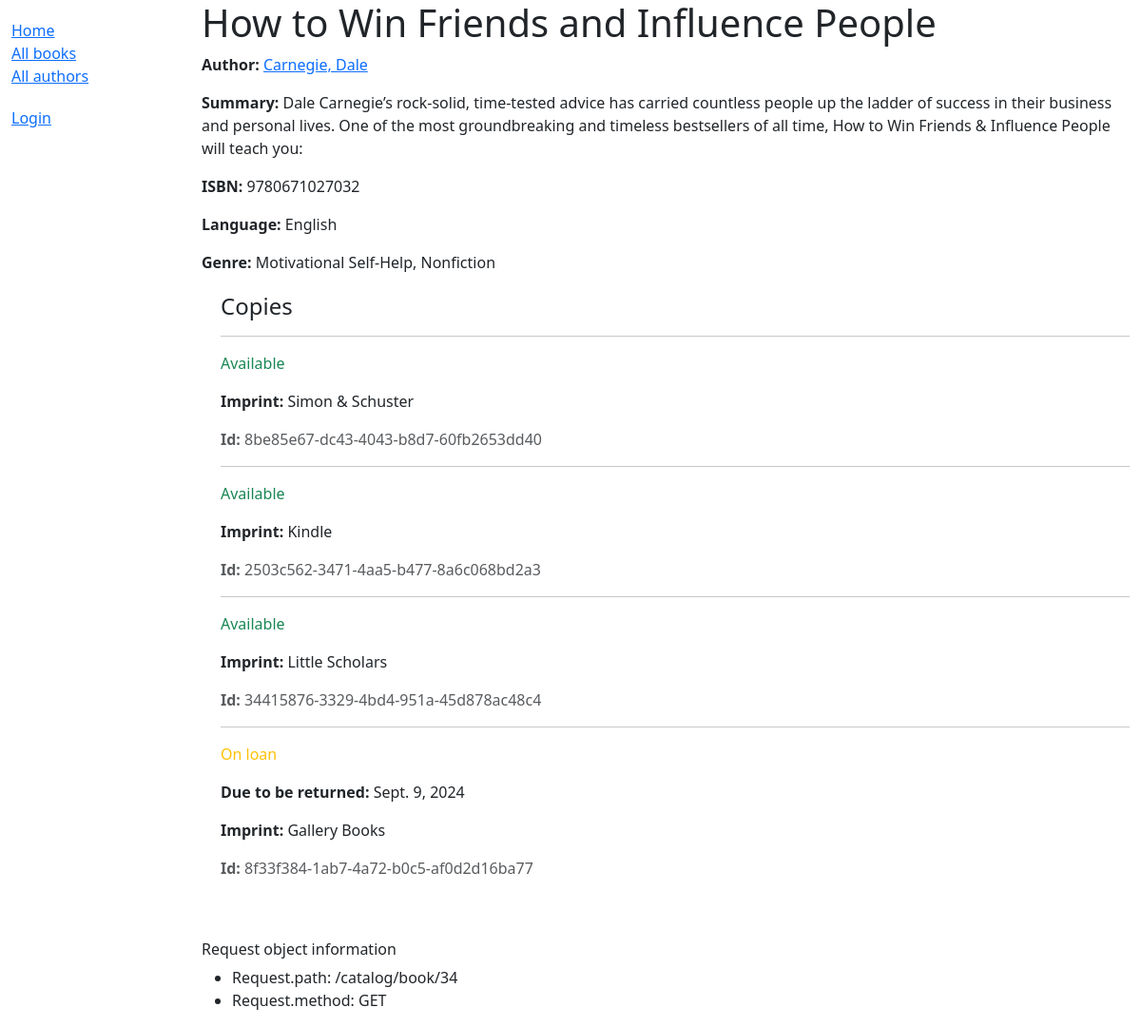
/catalog/book/34, run on an earlier commit of the app's database.
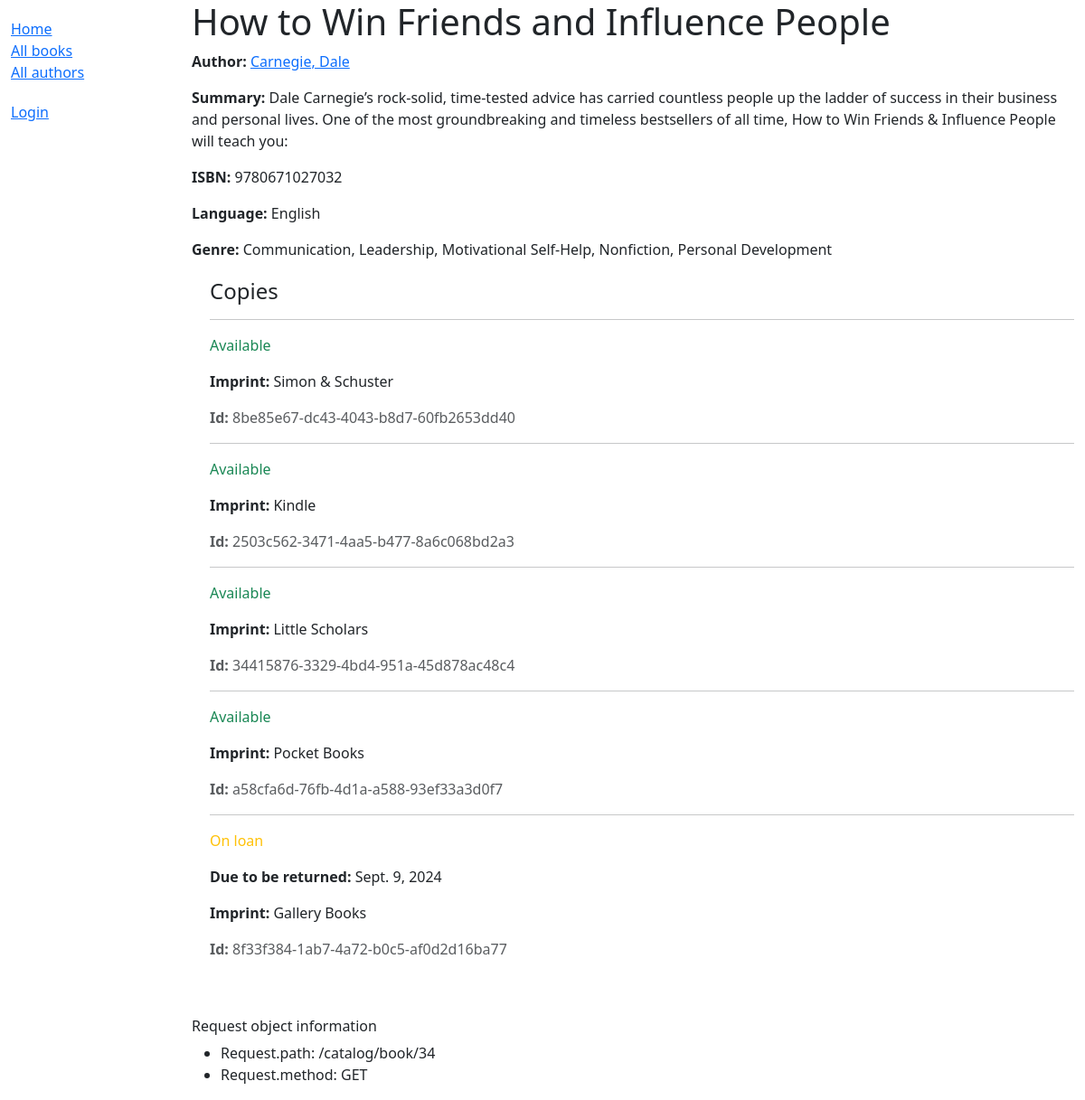
And on a later commit of the database.
### catalog/models.py (models this page shows, shortened)
class Book(models.Model):
    title = models.CharField(max_length=200)
    author = models.ForeignKey('Author', on_delete=models.RESTRICT, null=True)
    summary = models.TextField(
        max_length=1000,
        help_text="Enter a brief description of the book",
    )
    isbn = models.CharField(
        'ISBN',
        max_length=13,
        unique=True,
        help_text='13 Character <a href="https://www.isbn-international.org/'
                  'content/what-isbn">ISBN number</a>',
    )
    genre = models.ManyToManyField(
        Genre,
        help_text="Select a genre for this book",
    )   # each genre can have many books and a book can have multiple genres
    def display_genre(self):
        """Create a string for the Genre. Required to display in Admin."""
        return '; '.join(genre.name for genre in self.genre.all()[:3])
    display_genre.short_description = 'Genre'
    language = models.ForeignKey(
        Language, on_delete=models.SET_NULL, null=True
    )
    class Meta:
        ordering = ['title', 'author']

class Author(models.Model):
    first_name = models.CharField(max_length=100)
    last_name = models.CharField(max_length=100)
    date_of_birth = models.DateField(null=True, blank=True)
    date_of_death = models.DateField('Died', null=True, blank=True)
    class Meta:
        ordering = ['last_name', 'first_name']
    def get_absolute_url(self):
        return reverse('catalog:author-detail', args=[str(self.id)])
    def __str__(self) -> str:
        return f'{self.last_name}, {self.first_name}'

class Language(models.Model):
    name = models.CharField(max_length=200,
                            unique=True,
                            help_text="Enter the book's natural language "
                                      "(e.g. English, French etc.)")
    def __str__(self) -> str:
        return self.name
    class Meta:
        constraints = [
            UniqueConstraint(
                Lower('name'),
                name='language_name_case_insensitive_unique',
                violation_error_message='Language already exists '
                                        '(case insensitive match)'
            ),
        ]

class Genre(models.Model):
    name = models.CharField(
        max_length=200,
        unique=True,
        help_text="Enter a book genre (e.g. Fantasy, French Poetry etc.)"
    )
    def __str__(self) -> str:
        return self.name
    class Meta:
        constraints = [
            UniqueConstraint(
                Lower('name'),
                name='genre_name_case_insensitive_unique',
                violation_error_message="Genre already exists "
                                        "(case insensitive match)"
            ),
        ]
        ordering = ['name',]

class BookInstance(models.Model):
    id = models.UUIDField(
        primary_key=True, default=uuid.uuid4,
        help_text="Unique ID for this particular book across whole library"
    )
    book = models.ForeignKey(Book, on_delete=models.RESTRICT, null=True)
    imprint = models.CharField(max_length=200)
    due_back = models.DateField(null=True, blank=True)
    LOAN_STATUS = (
        ('m', 'Maintenance'),
        ('o', 'On loan'),
        ('a', 'Available'),
        ('r', 'Reserved'),
    )
    status = models.CharField(
        max_length=1,
        choices=LOAN_STATUS,
        blank=True,
        default='m',
        help_text='Book availability',
    )
    borrower = models.ForeignKey(
        settings.AUTH_USER_MODEL,
        on_delete=models.SET_NULL,
        null=True,
        blank=True,
    )
    class Meta:
        ordering = ['book', 'due_back']
        permissions = (
            ("can_mark_returned", "Set book as returned"),
            ("can_renew", "Renew the book's loaned period"),
        )

### catalog/views.py (the view)
# urls.py: path('book/<int:pk>', views.BookDetailView.as_view(), name='book-detail'),
class BookDetailView(generic.DetailView):
    model = Book

### catalog/templates/catalog/book_detail.html (shortened to what this page needs)
{% extends 'base_generic.html' %}
{% block content %}
    <h1>{{ object.title }}</h1>
    <p><strong>Author:</strong> <a href="{{ book.author.get_absolute_url }}">{{ book.author }}</a></p>
    <p><strong>Summary:</strong> {{ object.summary }}</p>
    <p><strong>ISBN:</strong> {{ book.isbn }}</p>
    <p><strong>Language:</strong> {{ book.language }}</p>
    <p><strong>Genre:</strong> {{ object.genre.all|join:", " }}</p>
    <div style="margin-left:20px;margin-top:20px;">
        <h4>Copies</h4>
        {% for copy in book.bookinstance_set.all %}
            <hr>
            <p class="{% if copy.status == 'a' %}text-success
                    {% elif copy.status == 'm' %}text-danger
                    {% else %}text-warning
                    {% endif %}">
                {{ copy.get_status_display }}
            </p>
            {% if copy.status != 'a' %}
                <p><strong>Due to be returned:</strong> {{ copy.due_back }}</p>
            {% endif %}
            <p><strong>Imprint: </strong>{{ copy.imprint }}</p>
            <p class="text-muted"><strong>Id:</strong> {{ copy.id }}</p>
        {% empty %}
                <p class="text-danger">Please update the instance information!</p>
        {% endfor %}
    </div>
{% endblock %}
{% block sidebar %}
    {{ block.super }}
{% endblock %}

### catalog/templates/base_generic.html (shortened to what this page needs)
<!DOCTYPE html>
<html lang="en">
    <head>
        <link rel="stylesheet"
            href="https://cdn.jsdelivr.net/npm/bootstrap@5.3.3/dist/css/bootstrap.min.css"
>
        {% load static %}
        <link rel="stylesheet" href="{% static 'css/styles.css' %}">
    </head>
    <body>
        <div class="container-fluid">
            <div class="row">
                <div class="col-sm-2">
                    {% block sidebar %}
                        <ul class="sidebar-nav">
                            <li><a href="{% url 'catalog:index' %}">Home</a></li>
                            <li><a href="{% url 'catalog:books' %}">All books</a></li>
                            <li><a href="{% url 'catalog:authors' %}">All authors</a></li>
                        </ul>
                        <ul class="sidebar-nav">
                            {% if user.is_authenticated %}
                                <li>User: {{ user.get_username }}</li>
                                <li><a href="{% url 'catalog:my-borrowed' %}">My borrowed</a></li>
                                <li>
                                    <form id="logout-form" action="{% url 'logout' %}" method="post">
                                        {% csrf_token %}
                                        <button type="submit" class="btn btn-link">Logout</button>
                                    </form>
                                </li>
                            {% else %}
                                <li><a href="{% url 'login' %}?next={{ request.path }}">Login</a></li>
                            {% endif %}
                        </ul>
                    {% endblock %}
                </div>
                <div class="col-sm-10">
                    {% block content %}
                    {% endblock %}
                    <br><br><h6>Request object information</h6>
                    <ul>
                        <li>Request.path: {{ request.path }}</li>
                        <li>Request.method: {{ request.method }}</li>
                    </ul>
                </div>
            </div>
        </div>
    </body>
</html>

### catalog/static/css/styles.css (style rules this page uses)
.sidebar-nav { margin-top: 20px; padding: 0; list-style: none; }

What changed in the data, as far as the page shows it:
computed for Book "Carnegie, Dale": genre.all "Motivational Self-Help, Nonfiction" → "Communication, Leadership, Motivational Self-Help, Nonfiction, Personal Development"
added BookInstance: status "Available", imprint "Pocket Books", id "a58cfa6d-76fb-4d1a-a588-93ef33a3d0f7"
